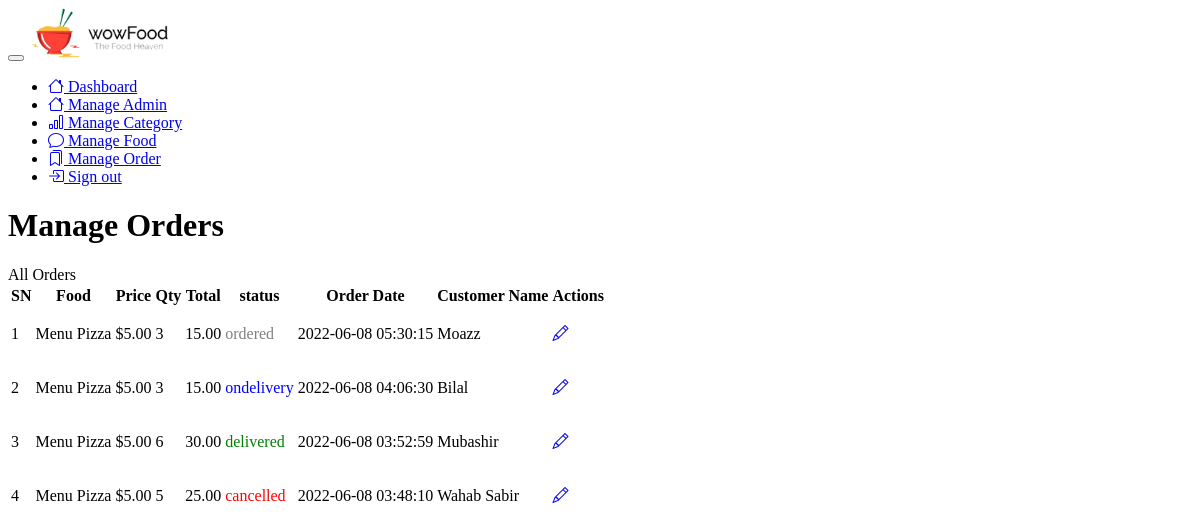
Screenshot of /admin/manage-orders.php (signed in) with the database file from the repository.
### tables this page shows
CREATE TABLE IF NOT EXISTS `tbl_order` (
  `id` int(10) unsigned NOT NULL AUTO_INCREMENT,
  `food` varchar(150) NOT NULL,
  `price` decimal(10,2) NOT NULL,
  `qty` int(11) NOT NULL,
  `total` decimal(10,2) NOT NULL,
  `order_date` datetime NOT NULL,
  `status` varchar(50) NOT NULL,
  `customer_name` varchar(150) NOT NULL,
  `customer_contact` varchar(20) NOT NULL,
  `customer_email` varchar(150) NOT NULL,
  `customer_address` varchar(255) NOT NULL,
  PRIMARY KEY (`id`)
);

### admin/manage-orders.php (the view, shortened to what this page needs)
<?php include('menu.php'); ?>
    <div class="h-screen flex-grow-1">
        <header class="bg-surface-primary border-bottom pt-6">
            <div class="container-fluid">
                <div class="mb-npx">
                    <div class="row align-items-center">
                        <div class="col-sm-12 col-12 mb-4 mb-sm-0">
                            <h1 class="h2 mb-0 ls-tight">Manage Orders</h1>
                        </div>
                    </div>
                </div>
            </div>
        </header>
        <main class="py-6 bg-surface-secondary">
            <div class="container-fluid">
               <div class="card shadow border-0 mb-7">
                    <div class="card-header">
                        <a class="btn d-inline-flex btn-sm btn-primary"><span>All Orders</span></a>
                    </div>
                    <div class="table-responsive">
                        <table class="table table-hover table-nowrap">
                            <thead class="thead-light">
                                <tr>
                                    <th scope="col">SN</th>
                                    <th scope="col">Food</th>
                                    <th scope="col">Price</th>
                                    <th scope="col">Qty</th>
                                    <th scope="col">Total</th>
                                    <th scope="col">status</th>
                                    <th scope="col">Order Date</th>
                                    <th scope="col">Customer Name</th>
                                    <th scope="col" class="text-center">Actions</th>
                                </tr>
                            </thead>
                            <tbody>
                                <?php
                                $sql = "SELECT * FROM tbl_order order by id DESC";
                                $res = mysqli_query($conn,$sql);
                                if($res == true){
                                  $count = mysqli_num_rows($res);
                                  $sn=1;
                                  if($count>0){
                                      While($row=mysqli_fetch_assoc($res)){
                                        $id = $row['id'];
                                        $food = $row['food'];
                                        $price = $row['price'];
                                        $qty = $row['qty'];
                                        $total = $row['total'];
                                        $order_date = $row['order_date'];
                                        $status = $row['status'];
                                        $customer_name = $row['customer_name'];
                                        ?>
                                    <tr>
                                        <td><?php echo $sn++; ?></td>
                                        <td><?php echo $food; ?></td>
                                        <td>$<?php echo $price; ?></td>
                                        <td><?php echo $qty; ?></td>
                                        <td><?php echo $total; ?></td>
                                        <td>
                                            <?php
                                             if($status=="ordered"){
                                              echo "<p style='color:gray;'>".$status."</p>";
                                             }
                                             if($status=="ondelivery"){
                                                echo "<p style='color:blue;'>".$status."</p>";
                                             }if($status=="delivered"){
                                                echo "<p style='color:green;'>".$status."</p>";
                                             }if($status=="cancelled"){
                                                echo "<p style='color:red;'>".$status."</p>";
                                             }
                                            ?>
                                        </td>
                                        <td><?php echo $order_date; ?></td>
                                        <td><?php echo $customer_name; ?></td>
                                        <td class="text-center">
                                            <a href="<?php echo SITEURL ?>admin/update-order.php?id=<?php echo $id; ?>" class="btn btn-sm btn-square btn-neutral"><i class="bi bi-pencil"></i></a>
                                        </td>
                                    </tr>
                                        <?php
                                      }
                                  }else{
                                    echo "<div style='color:red'>No Food Found</div>";
                                  }
                                }
                              ?>
                            </tbody>
                        </table>
                    </div>
                </div>
            </div>
        </main>
    </div>

### rows the page displays
tbl_order: food "Menu Pizza", price "5.00", qty "3", total "15.00", status "ordered", order_date "2022-06-08 05:30:15", customer_name "Moazz"
tbl_order: food "Menu Pizza", price "5.00", qty "3", total "15.00", status "ondelivery", order_date "2022-06-08 04:06:30", customer_name "Bilal"
tbl_order: food "Menu Pizza", price "5.00", qty "6", total "30.00", status "delivered", order_date "2022-06-08 03:52:59", customer_name "Mubashir"
tbl_order: food "Menu Pizza", price "5.00", qty "5", total "25.00", status "cancelled", order_date "2022-06-08 03:48:10", customer_name "Wahab Sabir"
